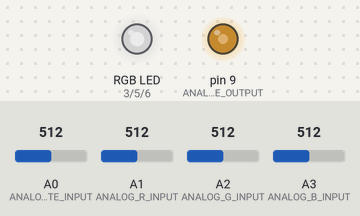
This sketch was run on a simulated SparkFun Pro Micro, built with avr-gcc and run on an emulated ATmega32U4. On the bench: an RGB LED mixed from three pins (HIGH = lit), output pins drawn as LEDs (lit = HIGH). Inputs (shaded band) come from the test bench; at power-on: A0 (ANALOG_RATE_INPUT) = 512, A1 (ANALOG_R_INPUT) = 512, A2 (ANALOG_G_INPUT) = 512, A3 (ANALOG_B_INPUT) = 512. Dim RGB values are drawn brighter than linear.

Above: at 1.2 s.
1.3 s: A0 (ANALOG_RATE_INPUT) set to 716
At 2.5 s:
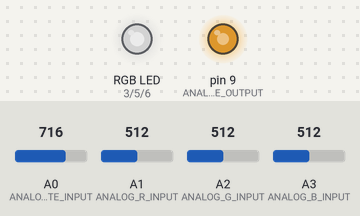
2.9 s: A1 (ANALOG_R_INPUT) set to 306
At 3.7 s:
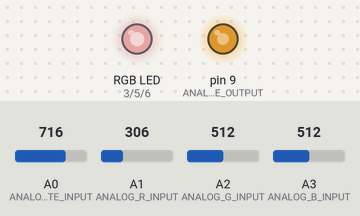
4.5 s: A2 (ANALOG_G_INPUT) set to 306
At 5.2 s:
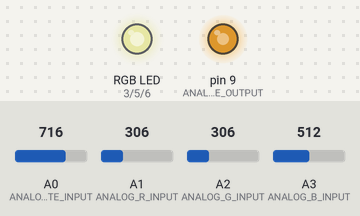
6.2 s: A3 (ANALOG_B_INPUT) set to 306
At 7.5 s:
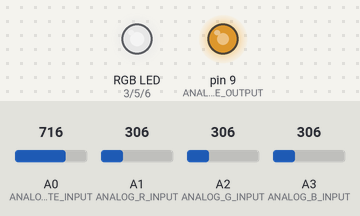
7.8 s: A0 (ANALOG_RATE_INPUT) set to 992
At 9.0 s:
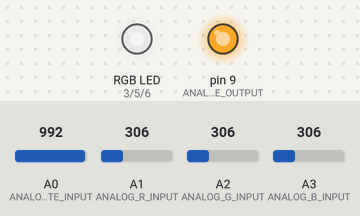
9.4 s: A1 (ANALOG_R_INPUT) set to 30
At 10.2 s:
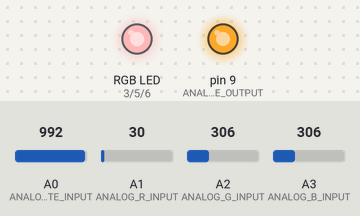
Timing chart, 0 to 12.0 s (numbered marks = the images above; inputs shaded):
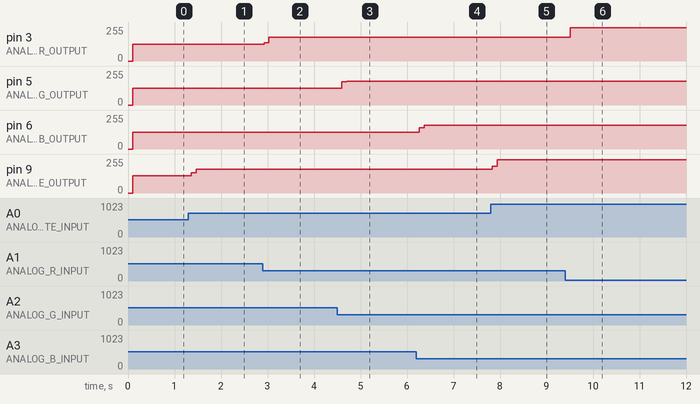

The sketch:

cpu_fan_controller.ino
```cpp
// CPU Fan Control
// from Pro micro to AMD Wraith Prism

const unsigned int ANALOG_RATE_INPUT = A0;
const unsigned int ANALOG_RATE_OUTPUT = 9;

const unsigned int ANALOG_R_INPUT = A1;
const unsigned int ANALOG_G_INPUT = A2;
const unsigned int ANALOG_B_INPUT = A3;
const unsigned int ANALOG_R_OUTPUT = 3;
const unsigned int ANALOG_G_OUTPUT = 5;
const unsigned int ANALOG_B_OUTPUT = 6;

void setup() {
  pinMode(ANALOG_RATE_INPUT, INPUT);
  pinMode(ANALOG_RATE_OUTPUT, OUTPUT);

  pinMode(ANALOG_R_INPUT, INPUT);
  pinMode(ANALOG_G_INPUT, INPUT);
  pinMode(ANALOG_B_INPUT, INPUT);
  pinMode(ANALOG_R_OUTPUT, OUTPUT);
  pinMode(ANALOG_G_OUTPUT, OUTPUT);
  pinMode(ANALOG_B_OUTPUT, OUTPUT);

  Serial.begin(9600);
}


unsigned int rate = 0;
unsigned int red = 0;
unsigned int green = 0;
unsigned int blue = 0;

unsigned int averageNum = 10;
unsigned int averageCycle = 10;

void loop() {
  // delay = averageNum * averageCycle
  for (unsigned int i = 0; i < averageNum; i++) {
    if (i == 0) {
      rate = 0;
      red = 0;
      green = 0;
      blue = 0;
    }

    rate += analogRead(ANALOG_RATE_INPUT);
    red += analogRead(ANALOG_R_INPUT);
    green += analogRead(ANALOG_G_INPUT);
    blue += analogRead(ANALOG_B_INPUT);

    delay(averageCycle);
  }

  rate = rate / averageNum / 4;
  red = 255 - red / averageNum / 4;
  green = 255 - green / averageNum / 4;
  blue = 255 - blue / averageNum / 4;

  analogWrite(ANALOG_RATE_OUTPUT, rate);
  analogWrite(ANALOG_R_OUTPUT, red);
  analogWrite(ANALOG_G_OUTPUT, green);
  analogWrite(ANALOG_B_OUTPUT, blue);

  // Serial.println(rate);
}
```

Measured:
- after the input at 1.3 s, pin 9 (ANALOG_RATE_OUTPUT): 128/255 → 153/255 after 0.06 s, → 179/255 0.10 s later
- after the input at 2.9 s, pin 3 (ANALOG_R_OUTPUT): 127/255 → 138/255 at once, → 179/255 0.10 s later
- after the input at 4.5 s, pin 5 (ANALOG_G_OUTPUT): 127/255 → 174/255 after 0.10 s, → 179/255 0.10 s later
- after the input at 6.2 s, pin 6 (ANALOG_B_OUTPUT): 127/255 → 158/255 after 0.07 s, → 179/255 0.10 s later
- after the input at 7.8 s, pin 9 (ANALOG_RATE_OUTPUT): 179/255 → 199/255 at once, → 248/255 0.10 s later
- after the input at 9.4 s, pin 3 (ANALOG_R_OUTPUT): 179/255 → 248/255 after 0.11 s
